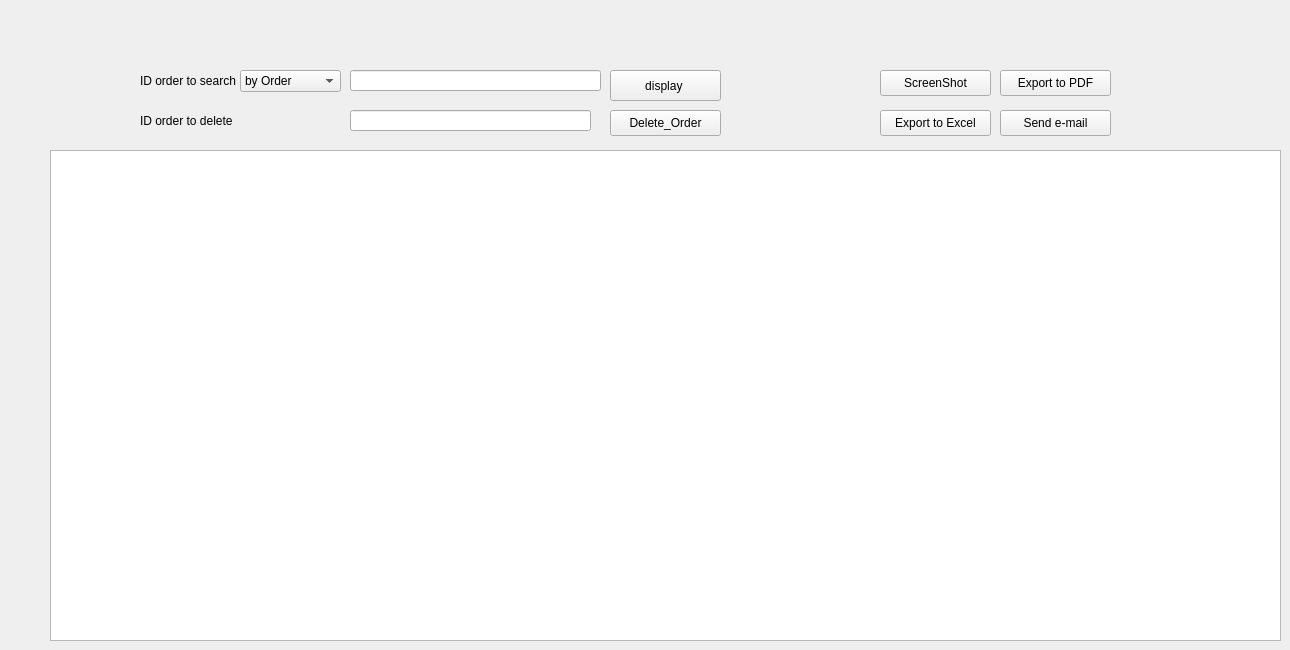
     <widget class="QWidget" name="tab_5">
      <attribute name="title">
       <string>Search_Order           </string>
      </attribute>
      <widget class="QLabel" name="QL_ID_order__search">
       <property name="geometry">
        <rect>
         <x>140</x>
         <y>70</y>
         <width>101</width>
         <height>21</height>
        </rect>
       </property>
       <property name="text">
        <string>ID order to search </string>
       </property>
      </widget>
      <widget class="QLineEdit" name="QLE_ID_order__search">
       <property name="geometry">
        <rect>
         <x>350</x>
         <y>70</y>
         <width>251</width>
         <height>21</height>
        </rect>
       </property>
      </widget>
      <widget class="QPushButton" name="QPB_display_order">
       <property name="geometry">
        <rect>
         <x>610</x>
         <y>70</y>
         <width>111</width>
         <height>31</height>
        </rect>
       </property>
       <property name="text">
        <string>display </string>
       </property>
      </widget>
      <widget class="QComboBox" name="type_2">
       <property name="geometry">
        <rect>
         <x>240</x>
         <y>70</y>
         <width>101</width>
         <height>22</height>
        </rect>
       </property>
       <item>
        <property name="text">
         <string>by Order</string>
        </property>
       </item>
       <item>
        <property name="text">
         <string>by date</string>
        </property>
       </item>
       <item>
        <property name="text">
         <string>by client name</string>
        </property>
       </item>
      </widget>
      <widget class="QTableView" name="TV_display_sale_2">
       <property name="geometry">
        <rect>
         <x>50</x>
         <y>150</y>
         <width>1231</width>
         <height>491</height>
        </rect>
       </property>
      </widget>
      <widget class="QPushButton" name="create_sale_line_7">
       <property name="geometry">
        <rect>
         <x>880</x>
         <y>70</y>
         <width>111</width>
         <height>26</height>
        </rect>
       </property>
       <property name="text">
        <string>ScreenShot</string>
       </property>
      </widget>
      <widget class="QPushButton" name="create_sale_line_8">
       <property name="geometry">
        <rect>
         <x>1000</x>
         <y>70</y>
         <width>111</width>
         <height>26</height>
        </rect>
       </property>
       <property name="text">
        <string>Export to PDF</string>
       </property>
      </widget>
      <widget class="QPushButton" name="delete_sale_QPB_2">
       <property name="geometry">
        <rect>
         <x>610</x>
         <y>110</y>
         <width>111</width>
         <height>26</height>
        </rect>
       </property>
       <property name="text">
        <string>Delete_Order</string>
       </property>
      </widget>
      <widget class="QLineEdit" name="delete_sales_QLE_2">
       <property name="geometry">
        <rect>
         <x>350</x>
         <y>110</y>
         <width>241</width>
         <height>21</height>
        </rect>
       </property>
      </widget>
      <widget class="QLabel" name="QL_ID_order__search_2">
       <property name="geometry">
        <rect>
         <x>140</x>
         <y>110</y>
         <width>101</width>
         <height>21</height>
        </rect>
       </property>
       <property name="text">
        <string>ID order to delete </string>
       </property>
      </widget>
      <widget class="QPushButton" name="Export_to_excel">
       <property name="geometry">
        <rect>
         <x>880</x>
         <y>110</y>
         <width>111</width>
         <height>26</height>
        </rect>
       </property>
       <property name="text">
        <string>Export to Excel</string>
       </property>
      </widget>
      <widget class="QPushButton" name="send_email_2">
       <property name="geometry">
        <rect>
         <x>1000</x>
         <y>110</y>
         <width>111</width>
         <height>26</height>
        </rect>
       </property>
       <property name="text">
        <string>Send e-mail</string>
       </property>
      </widget>
     </widget>
